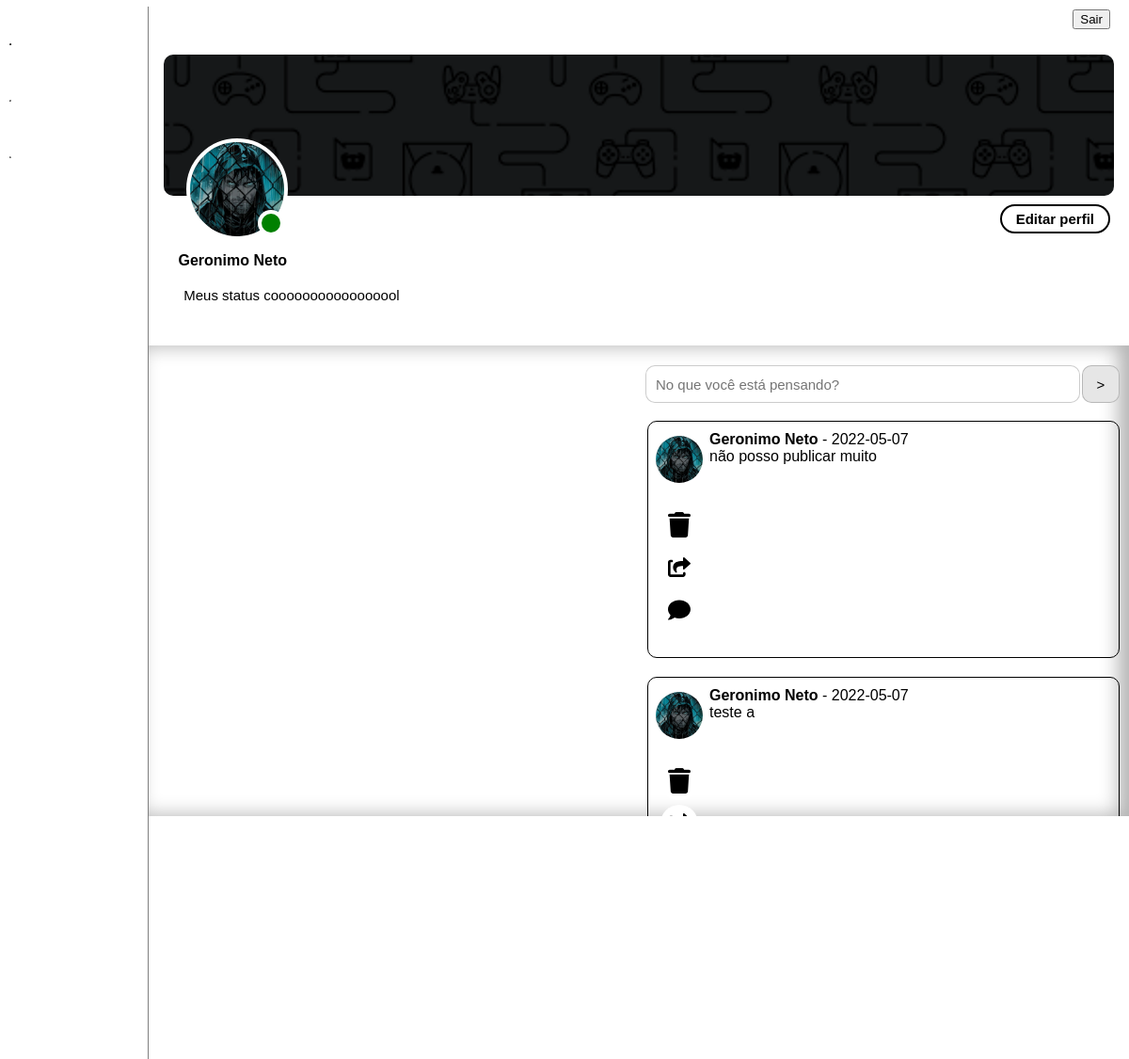
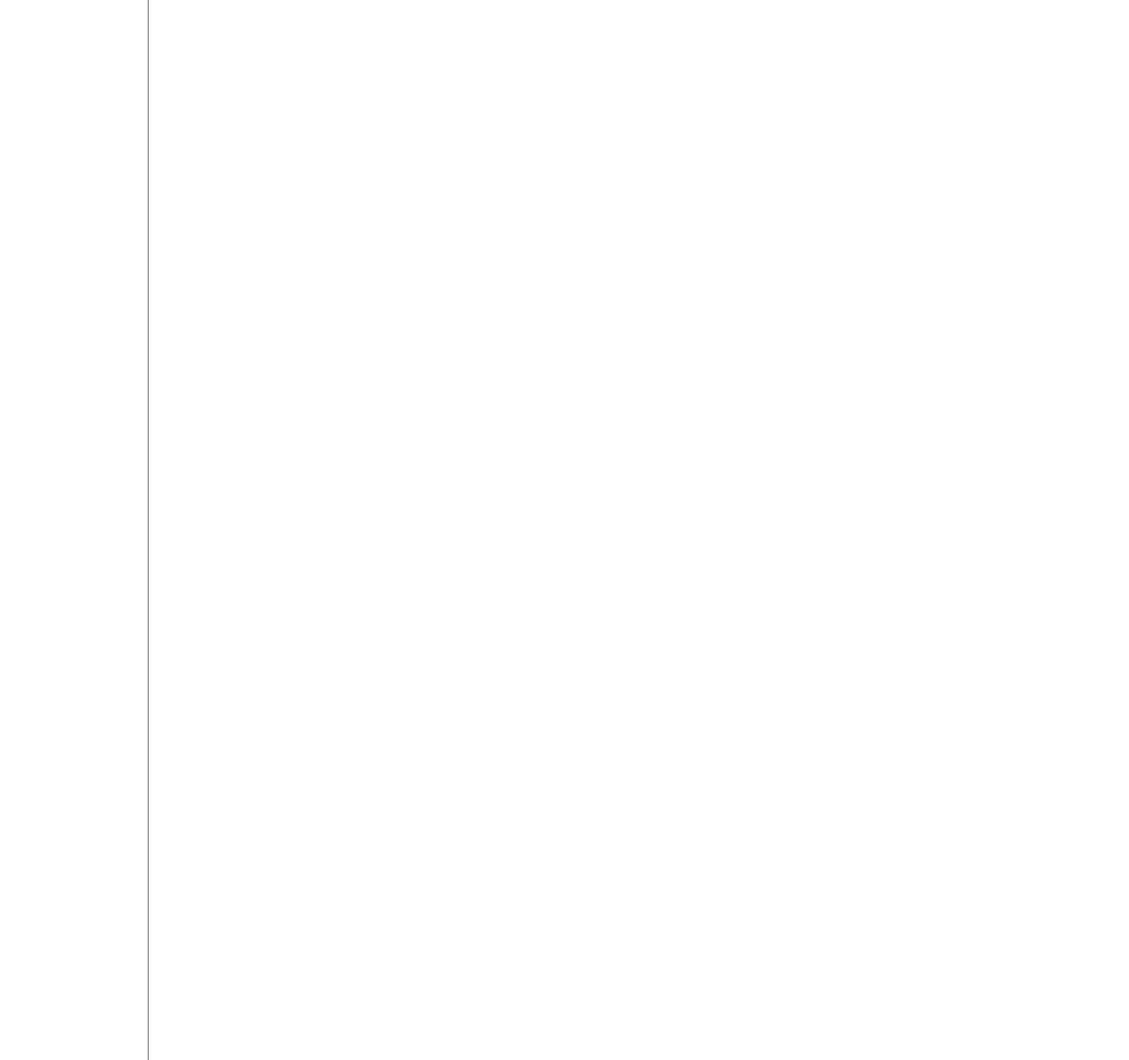
/perfilaaaa/index.php?conta=17 (signed in), run on the app's committed database (2 pictures, top to bottom).
### tables this page shows
CREATE TABLE `perfil` (
  `id` int(11) NOT NULL,
  `apelido` varchar(100) NOT NULL,
  `capa` varchar(200) NOT NULL,
  `biografia` varchar(100) NOT NULL,
  `turma` varchar(50) NOT NULL,
  `foto` varchar(200) NOT NULL
);

CREATE TABLE `contas` (
  `id` int(11) NOT NULL,
  `nome` varchar(30) NOT NULL,
  `sobrenome` varchar(30) NOT NULL,
  `email` varchar(30) NOT NULL,
  `senha` varchar(30) NOT NULL,
  `status` tinyint(4) NOT NULL,
  `verificado` tinyint(4) NOT NULL,
  `criacao` varchar(50) NOT NULL
);

CREATE TABLE `publicacoes` (
  `id` int(11) NOT NULL,
  `data` date NOT NULL DEFAULT current_timestamp(),
  `midia` varchar(100) NOT NULL,
  `texto` text NOT NULL,
  `likes` int(11) NOT NULL DEFAULT 0,
  `privacidade` int(11) NOT NULL DEFAULT 0,
  `reacoes` int(11) NOT NULL DEFAULT 0,
  `denuncias` int(11) NOT NULL DEFAULT 0,
  `idConta` int(11) NOT NULL,
  `idPerfil` int(11) NOT NULL
);

### perfilaaaa/index.php (the view, shortened to what this page needs)
    <?php
        include("../content/code/conexao.php");
        $token = $_SESSION['email'];
        $login = "SELECT * FROM contas WHERE email=:token";
        try{
           $get = $conect->prepare($login);
           $get->bindParam(':token',$token,PDO::PARAM_STR);
           $get->execute();
           if($get->rowCount()>0){
               $ac = $get->fetch(PDO::FETCH_OBJ);
               $id = $ac->id;
           }
        } catch(PDOException $e){
        }
        $acID = $_GET['conta'];
        $acSelect = "SELECT * FROM contas WHERE id=:acID";
        try{
            $acr = $conect->prepare($acSelect);
            $acr->bindParam(':acID',$acID, PDO::PARAM_INT);
            $acr->execute();
            if($acr->rowCount()>0){
                $acc = $acr->fetch(PDO::FETCH_OBJ);
                $acnome = $acc->nome;
                $acsobrenome = $acc->sobrenome;
                $acstatus = $acc->status;
                $acverificado = $acc->verificado;
                $pSelect = "SELECT * FROM perfil WHERE id=:pID";
                $pCon = $conect->prepare($pSelect);
                $pCon->bindParam(':pID', $acID, PDO::PARAM_INT);
                $pCon->execute();
                if($pCon->rowCount()>0){
                    $pO = $pCon->fetch(PDO::FETCH_OBJ);
                    $pCapa = $pO->capa;
                    $pBio = $pO->biografia;
                    $pFoto = $pO->foto;
                }
            }
        }catch(PDOException $i){}
    ?>
<!DOCTYPE html>
<html lang="en">
<head>
    <link rel="stylesheet" href="../content/style.css">
</head>
<body style="background-color: var(--profile2);">
    <section class="main">
        <section class="content c2" style="flex-wrap:nowrap !important;">
            <section class="profile">
                <div class="pic">
                    <div class="custom">
                        <div class="cape" style="background-image: url(<?php echo $pCapa; ?>">
                            <div id="icon" class="icon" style="background-image: url(/content/img/alunos/<?php echo $pFoto; ?>">
                                <div class="statuse sta<?php echo $acstatus ?>">
                                </div>
                            </div>
                        </div>
                        <div class="btns">
                            <?php if($acID==$id) { ?>
                            <button><b>Editar perfil</b></button>
                            <?php }else{ ?>
                                <button><b>Adicionar amigo</b></button>
                            <?php } ?>
                        </div>
                    </div>
                    <div class="infos">
                        <a><h4><?php echo "$acnome $acsobrenome <button class='verificado verificado$acverificado'><b style='margin-left:18px;'>Verificado</b></button>"; ?></h4></a>
                        <br>
                        <?php if($acID==$id) { ?>
                        <form method="post" class="biografia"><input name="alterbio" type="text" value="<?php echo $pBio; ?>" maxlength="100"></form>
                        <?php }else{ ?>
                            <a style="font-size:15px;margin-top:1px;margin-left:36px;"><?php echo $pBio; ?></a>
                        <?php } ?>
                        <br>
                        <br>
                    </div>
                    <div class="publicacoes">
                        <?php if($acID==$id) { ?>
                        <form method="post" class="publik">
                            <input type="text" placeholder="No que você está pensando?" name="textin" maxlength="700">
                            <input type="submit" value=">" name="publik">
                        </form>
                        <?php } ?>
                        <?php
                            $select = "SELECT * FROM publicacoes WHERE idPerfil=$acID ORDER BY id DESC";
                            try{
                                $resultado = $conect->prepare($select);
                                $resultado->execute();
                                if($resultado->rowCount()>0){
                                    while($show = $resultado->FETCH(PDO::FETCH_OBJ)){
                                        $acIDPub = $show->id;
                                        ?>
                        <div class="pub">
                            <form method="post">
                                <div class="minicon" style="background-image: url(/content/img/alunos/<?php echo $pFoto; ?>"></div>
                                <?php if($acID==$id) { ?>
                                <button name="excluir" class="excluir" value="<?php echo $acIDPub; ?>"></button>
                                <?php } ?>
                                <button class="compartilhar"></button>
                                <button class="responder"></button>
                            </form>
                            <div>
                                <a><b><?php echo $acnome." ".$acsobrenome; ?></b> - <?php echo $show->data ?></a>
                                <a><?php echo $show->texto ?></a>
                            </div>
                        </div>
                        <?php }}}catch(PDOException $e){ echo '<strong>ERRO DE PDO= </strong>'.$e->getMessage();} ?>
                    </div>
                </div>
            </section>
        </section>
    </section>
    <form method="post" style="position:absolute; right:20px; top:10px; box-shadow:none;"><button name="exit">Sair</button></form>
</body>
</html>

### data on the page
perfil: capa (picture), foto (picture), alterbio "Meus status cooooooooooooooool"
contas: nome "Geronimo", sobrenome "Neto"
publicacoes: idPerfil.foto (picture), idConta.nome "Geronimo", idConta.sobrenome "Neto", data "2022-05-07", texto "não posso publicar muito"
publicacoes: idPerfil.foto (picture), idConta.nome "Geronimo", idConta.sobrenome "Neto", data "2022-05-07", texto "teste a"
